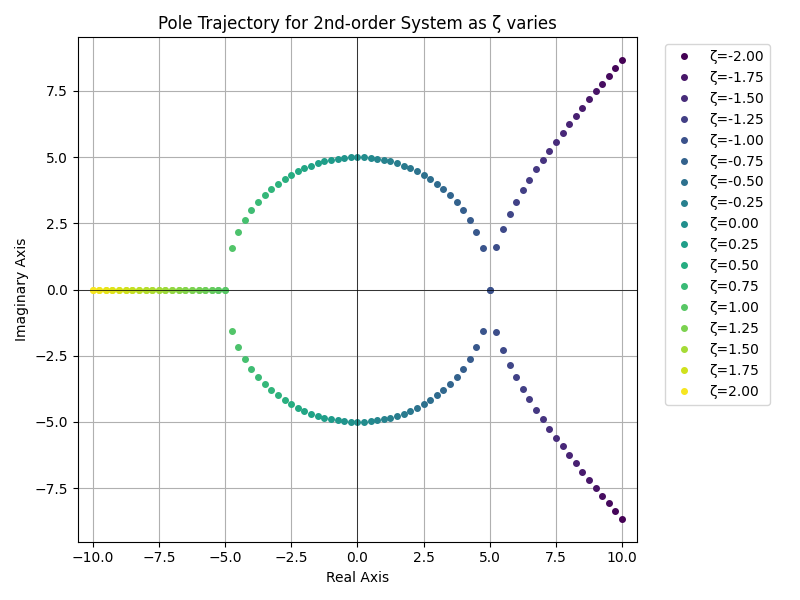

Source code (Python):
import numpy as np
import matplotlib.pyplot as plt

# 설정: 자연 진동수
omega_n = 5.0

# 감쇠비 범위
zeta_values = np.arange(-2.0, 2.05, 0.05)

# 극점 저장 리스트
poles_real = []
poles_imag = []

for zeta in zeta_values:
    real_part = -zeta * omega_n
    imag_part = omega_n * np.sqrt(np.abs(1 - zeta**2))  # 허수부
    if zeta <= 1:
        poles_real.append([real_part, real_part])
        poles_imag.append([imag_part, -imag_part])
    else:
        poles_real.append([real_part, real_part])
        poles_imag.append([0, 0])  # 과감쇠는 실근 2개

# 그래프 그리기
plt.figure(figsize=(8, 6))
for i in range(len(zeta_values)):
    z = zeta_values[i]
    r = poles_real[i]
    im = poles_imag[i]
    label = f"ζ={z:.2f}" if i % 5 == 0 else None  # 라벨은 간격 두고 표시
    plt.plot(r, im, 'o', label=label, markersize=4, color=plt.cm.viridis(i / len(zeta_values)))

# 축 및 안내선
plt.axhline(0, color='k', linewidth=0.5)
plt.axvline(0, color='k', linewidth=0.5)
plt.xlabel("Real Axis")
plt.ylabel("Imaginary Axis")
plt.title("Pole Trajectory for 2nd-order System as ζ varies")
plt.grid(True)
plt.legend(loc='upper right', bbox_to_anchor=(1.25, 1))
plt.axis("equal")
plt.tight_layout()
plt.show()
